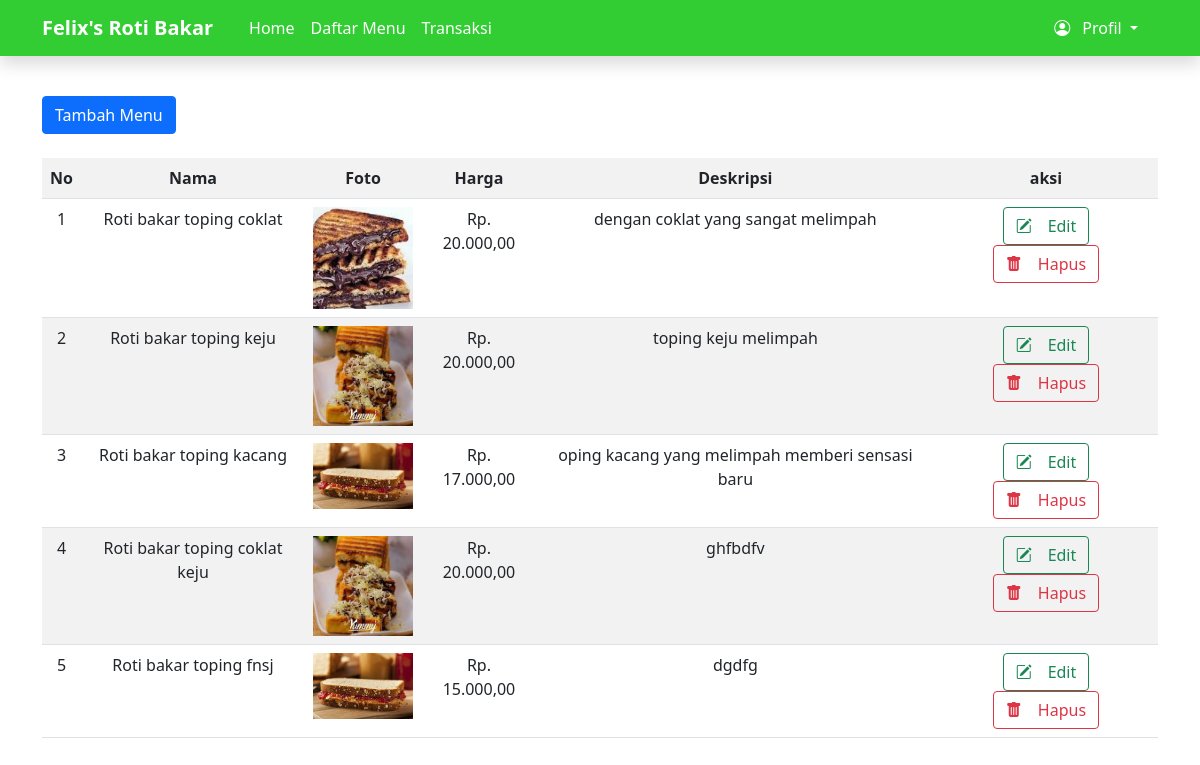
The app's page /Admin/Menu/menu.php (signed in) with its own data.
### tables this page shows
CREATE TABLE `menu` (
  `id_menu` int(11) NOT NULL,
  `nama` varchar(30) NOT NULL,
  `foto` varchar(100) NOT NULL,
  `deskripsi` text NOT NULL,
  `harga` varchar(11) NOT NULL
);

### conn.php (called while the page is built, shortened)
<?php
$conn = mysqli_connect("localhost","root", "", "felix")
        or die ('gagal terkoneksi ke database');
function query ($query) {
    global $conn;
    $result = mysqli_query($conn,$query);
    $rows = [];
    while ( $row = mysqli_fetch_assoc($result) ) {
        $rows[] = $row;
    }
    return $rows;
}
?>

### Admin/Menu/menu.php (the view, shortened to what this page needs)
<?php
require '../../conn.php';
$menu = query("SELECT * FROM menu");
?>
<!DOCTYPE html>
<html lang="en">
<head>
    <link rel="stylesheet" href="../../css/bootstrap.css">
    <link rel="stylesheet" href="https://cdn.jsdelivr.net/npm/bootstrap-icons@1.8.1/font/bootstrap-icons.css">
</head>
<body>
    <nav class="navbar navbar-expand-lg navbar-light fixed-top shadow" style="background-color:limegreen">
        <div class="container ">
            <a class="navbar-brand text-white" href="#"><b>Felix's Roti Bakar</b></a>
            <div class="container-fluid">
                <div class="collapse navbar-collapse" id="navbarSupportedContent">
                    <div class="collapse navbar-collapse" id="navbarSupportedContent">
                        <div class="navbar-nav text-center">
                            <li><a class="nav-link active text-white" aria-current="page" href="index.php">Home</a></li>
                            <li><a class="nav-link active text-white" aria-current="page" href="menu.php">Daftar
                                    Menu</a></li>
                            <li><a class="nav-link active text-white" aria-current="page"
                                    href="../order/order.php">Transaksi</a></li>
                        </div>
                    </div>
                    <ul class="nav navbar-nav navbar-right navbar-light">
                        <li class="nav-item dropdown text-center">
                            <a class="nav-link dropdown-toggle active text-white" href="#" id="navbarDropdown"
                                role="button" data-bs-toggle="dropdown" aria-expanded="false"><i
                                    class="bi bi-person-circle me-2 "></i>
                                Profil
                            </a>
                        </li>
                    </ul>
                </div>
            </div>
    </nav>
    <div class="container mt-5">
        <div class="pt-5 pb-3">
            <button type="button" class="btn btn-primary" data-bs-toggle="modal" data-bs-target="#exampleModal">Tambah
                Menu</button>
            <table class="table table-striped responsive mt-4 w-100 text-center">
                <tr>
                    <th>No</th>
                    <th>Nama</th>
                    <th>Foto</th>
                    <th>Harga</th>
                    <th>Deskripsi</th>
                    <th>aksi</th>
                </tr>
                <?php $i=1; ?>
                <?php foreach($menu as $row){ ?>
                <tr>
                    <td><?php echo $i; ?></td>
                    <td><?php echo $row["nama"] ?></td>
                    <td><img src="../../upload/img/<?= $row['foto'] ?>" width="100px"></td>
                    <td>Rp. <?php echo number_format($row["harga"],2,',','.' ) ?></td>
                    <td><?= $row["deskripsi"]  ?></td>
                    <td>
                        <a href="edit.php?id=<?php echo $row['id_menu'] ?>" class="btn btn-outline-success"><i
                                class="bi bi-pencil-square me-3"></i>Edit</a>
                        <a href="delete.php?id=<?php echo $row['id_menu'] ?>" onclick="
                return confirm('Yakin Ingin menghapus data ini?')" class="btn btn-outline-danger mx-2"><i
                                class="bi bi-trash-fill me-3"></i>Hapus</a>
                    </td>
                </tr>
                <?php $i++ ?>
                <?php } ?>
            </table>
        </div>
    </div>
</body>
</html>

### records on screen
menu: nama "Roti bakar toping coklat", foto (picture), harga "20.000,00", deskripsi "dengan coklat yang sangat melimpah"
menu: nama "Roti bakar toping keju", foto (picture), harga "20.000,00", deskripsi "toping keju melimpah"
menu: nama "Roti bakar toping kacang", foto (picture), harga "17.000,00", deskripsi "oping kacang yang melimpah memberi sensasi baru"
menu: nama "Roti bakar toping coklat keju", foto (picture), harga "20.000,00", deskripsi "ghfbdfv"
menu: nama "Roti bakar toping fnsj", foto (picture), harga "15.000,00", deskripsi "dgdfg"
